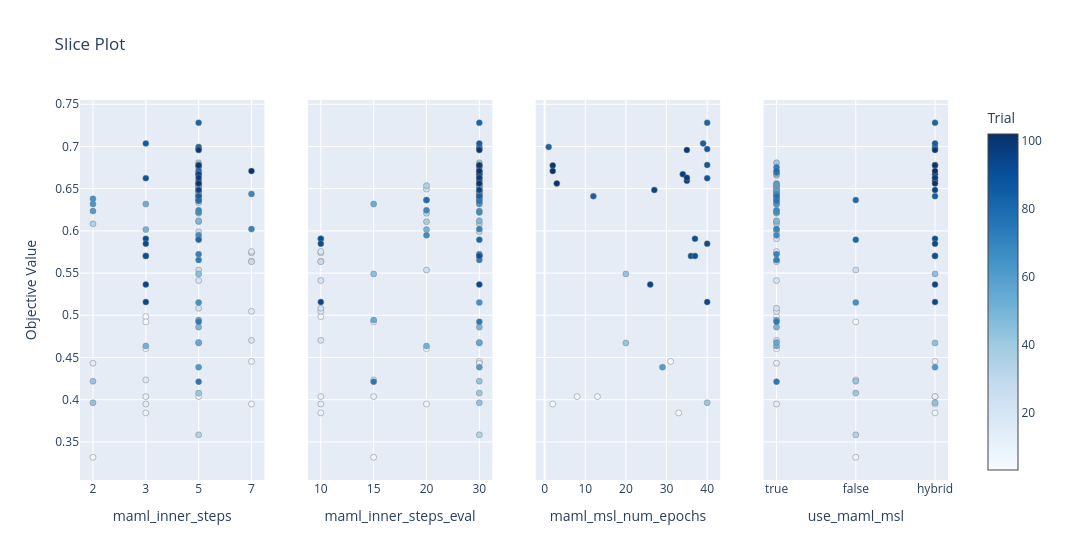

The notebook cell saved with this chart:
### Code cell
fig_slice = plot_slice(study, params=params_to_plot_MAMLPP)
fig_slice.show()

### Figure 1 — Plotly figure (JSON) as saved in the notebook; plotly's stock layout.template omitted (floating-point values rounded to 4 significant figures)
{"data": [{"marker": {"color": [3, 4, 5, 6, 7, 8, 9, 10, 11, 12, 13, 14, 15, 16, 17, 18, 19, 20, 21, 22, 23, 24, 25, 26, 27, 28, 29, 30, 31, 32, 33, 34, 35, 36, 37, 38, 39, 40, 41, 42, 43, 44, 45, 46, 47, 48, 49, 50, 51, 52, 53, 54, 55, 56, 57, 58, 59, 60, 61, 62, 63, 64, 65, 66, 67, 68, 69, 70, 71, 72, 73, 74, 75, 76, 77, 78, 79, 80, 81, 82, 83, 84, 85, 86, 87, 88, 89, 90, 91, 92, 93, 94, 95, 96, 97, 98, 99, 100, 101, 102], "colorbar": {"title": {"text": "Trial"}, "x": 1, "xpad": 40}, "colorscale": [[0, "rgb(247,251,255)"], [0.125, "rgb(222,235,247)"], [0.25, "rgb(198,219,239)"], [0.375, "rgb(158,202,225)"], [0.5, "rgb(107,174,214)"], [0.625, "rgb(66,146,198)"], [0.75, "rgb(33,113,181)"], [0.875, "rgb(8,81,156)"], [1, "rgb(8,48,107)"]], "line": {"color": "Grey", "width": 0.5}, "showscale": true}, "mode": "markers", "name": "Feasible Trial", "showlegend": false, "type": "scatter", "x": [3, 3, 3, 7, 2, 3, 7, 5, 3, 7, 3, 2, 3, 7, 7, 7, 7, 5, 5, 5, 5, 5, 5, 7, 5, 5, 5, 5, 5, 5, 5, 5, 2, 5, 5, 5, 5, 5, 5, 2, 2, 5, 5, 5, 5, 5, 5, 3, 3, 5, 3, 5, 5, 5, 5, 5, 5, 5, 5, 2, 2, 2, 5, 5, 5, 5, 7, 7, 5, 5, 5, 5, 5, 5, 5, 5, 5, 5, 5, 5, 5, 5, 3, 5, 5, 3, 3, 3, 3, 3, 3, 3, 5, 5, 5, 5, 5, 5, 5, 7], "xaxis": "x", "y": [0.4604, 0.4984, 0.4922, 0.3948, 0.3318, 0.3844, 0.4453, 0.4036, 0.4036, 0.5641, 0.3948, 0.4432, 0.4234, 0.5047, 0.574, 0.5755, 0.4703, 0.5411, 0.5906, 0.5083, 0.6333, 0.6495, 0.5536, 0.5635, 0.599, 0.6495, 0.6656, 0.6536, 0.6469, 0.6375, 0.6208, 0.3583, 0.6083, 0.6536, 0.6365, 0.6109, 0.6536, 0.6807, 0.4078, 0.4219, 0.3964, 0.4672, 0.549, 0.6443, 0.6672, 0.612, 0.4859, 0.6016, 0.4635, 0.6516, 0.6318, 0.4943, 0.4677, 0.6474, 0.6469, 0.6562, 0.6547, 0.6417, 0.4385, 0.6234, 0.6318, 0.638, 0.5151, 0.6219, 0.5948, 0.6245, 0.6438, 0.6021, 0.5724, 0.5656, 0.6755, 0.4922, 0.4214, 0.6354, 0.6411, 0.6693, 0.6714, 0.6365, 0.5896, 0.7281, 0.6995, 0.6411, 0.7036, 0.6969, 0.6781, 0.6625, 0.5703, 0.5703, 0.5906, 0.5849, 0.5156, 0.5365, 0.6484, 0.6594, 0.6672, 0.663, 0.6958, 0.6776, 0.6563, 0.6708], "yaxis": "y"}, {"marker": {"color": [3, 4, 5, 6, 7, 8, 9, 10, 11, 12, 13, 14, 15, 16, 17, 18, 19, 20, 21, 22, 23, 24, 25, 26, 27, 28, 29, 30, 31, 32, 33, 34, 35, 36, 37, 38, 39, 40, 41, 42, 43, 44, 45, 46, 47, 48, 49, 50, 51, 52, 53, 54, 55, 56, 57, 58, 59, 60, 61, 62, 63, 64, 65, 66, 67, 68, 69, 70, 71, 72, 73, 74, 75, 76, 77, 78, 79, 80, 81, 82, 83, 84, 85, 86, 87, 88, 89, 90, 91, 92, 93, 94, 95, 96, 97, 98, 99, 100, 101, 102], "colorbar": {"title": {"text": "Trial"}, "x": 1, "xpad": 40}, "colorscale": [[0, "rgb(247,251,255)"], [0.125, "rgb(222,235,247)"], [0.25, "rgb(198,219,239)"], [0.375, "rgb(158,202,225)"], [0.5, "rgb(107,174,214)"], [0.625, "rgb(66,146,198)"], [0.75, "rgb(33,113,181)"], [0.875, "rgb(8,81,156)"], [1, "rgb(8,48,107)"]], "line": {"color": "Grey", "width": 0.5}, "showscale": false}, "mode": "markers", "name": "Feasible Trial", "showlegend": false, "type": "scatter", "x": [20, 10, 15, 20, 15, 10, 30, 10, 15, 10, 10, 30, 15, 10, 10, 10, 10, 10, 10, 10, 30, 20, 20, 10, 30, 30, 30, 30, 30, 30, 20, 30, 30, 20, 20, 20, 30, 30, 30, 30, 30, 30, 15, 30, 30, 30, 30, 20, 20, 30, 15, 15, 30, 30, 30, 30, 30, 30, 30, 30, 30, 30, 30, 30, 20, 20, 30, 30, 30, 30, 30, 30, 15, 30, 30, 30, 30, 20, 30, 30, 30, 30, 30, 30, 30, 30, 30, 30, 10, 10, 10, 30, 30, 30, 30, 30, 30, 30, 30, 30], "xaxis": "x2", "y": [0.4604, 0.4984, 0.4922, 0.3948, 0.3318, 0.3844, 0.4453, 0.4036, 0.4036, 0.5641, 0.3948, 0.4432, 0.4234, 0.5047, 0.574, 0.5755, 0.4703, 0.5411, 0.5906, 0.5083, 0.6333, 0.6495, 0.5536, 0.5635, 0.599, 0.6495, 0.6656, 0.6536, 0.6469, 0.6375, 0.6208, 0.3583, 0.6083, 0.6536, 0.6365, 0.6109, 0.6536, 0.6807, 0.4078, 0.4219, 0.3964, 0.4672, 0.549, 0.6443, 0.6672, 0.612, 0.4859, 0.6016, 0.4635, 0.6516, 0.6318, 0.4943, 0.4677, 0.6474, 0.6469, 0.6562, 0.6547, 0.6417, 0.4385, 0.6234, 0.6318, 0.638, 0.5151, 0.6219, 0.5948, 0.6245, 0.6438, 0.6021, 0.5724, 0.5656, 0.6755, 0.4922, 0.4214, 0.6354, 0.6411, 0.6693, 0.6714, 0.6365, 0.5896, 0.7281, 0.6995, 0.6411, 0.7036, 0.6969, 0.6781, 0.6625, 0.5703, 0.5703, 0.5906, 0.5849, 0.5156, 0.5365, 0.6484, 0.6594, 0.6672, 0.663, 0.6958, 0.6776, 0.6563, 0.6708], "yaxis": "y2"}, {"marker": {"color": [6, 8, 9, 10, 11, 43, 44, 45, 61, 82, 83, 84, 85, 86, 87, 88, 89, 90, 91, 92, 93, 94, 95, 96, 97, 98, 99, 100, 101, 102], "colorbar": {"title": {"text": "Trial"}, "x": 1, "xpad": 40}, "colorscale": [[0, "rgb(247,251,255)"], [0.125, "rgb(222,235,247)"], [0.25, "rgb(198,219,239)"], [0.375, "rgb(158,202,225)"], [0.5, "rgb(107,174,214)"], [0.625, "rgb(66,146,198)"], [0.75, "rgb(33,113,181)"], [0.875, "rgb(8,81,156)"], [1, "rgb(8,48,107)"]], "line": {"color": "Grey", "width": 0.5}, "showscale": false}, "mode": "markers", "name": "Feasible Trial", "showlegend": false, "type": "scatter", "x": [2, 33, 31, 8, 13, 40, 20, 20, 29, 40, 1, 12, 39, 40, 40, 40, 36, 37, 37, 40, 40, 26, 27, 35, 34, 35, 35, 2, 3, 2], "xaxis": "x3", "y": [0.3948, 0.3844, 0.4453, 0.4036, 0.4036, 0.3964, 0.4672, 0.549, 0.4385, 0.7281, 0.6995, 0.6411, 0.7036, 0.6969, 0.6781, 0.6625, 0.5703, 0.5703, 0.5906, 0.5849, 0.5156, 0.5365, 0.6484, 0.6594, 0.6672, 0.663, 0.6958, 0.6776, 0.6563, 0.6708], "yaxis": "y3"}, {"marker": {"color": [3, 4, 5, 6, 7, 8, 9, 10, 11, 12, 13, 14, 15, 16, 17, 18, 19, 20, 21, 22, 23, 24, 25, 26, 27, 28, 29, 30, 31, 32, 33, 34, 35, 36, 37, 38, 39, 40, 41, 42, 43, 44, 45, 46, 47, 48, 49, 50, 51, 52, 53, 54, 55, 56, 57, 58, 59, 60, 61, 62, 63, 64, 65, 66, 67, 68, 69, 70, 71, 72, 73, 74, 75, 76, 77, 78, 79, 80, 81, 82, 83, 84, 85, 86, 87, 88, 89, 90, 91, 92, 93, 94, 95, 96, 97, 98, 99, 100, 101, 102], "colorbar": {"title": {"text": "Trial"}, "x": 1, "xpad": 40}, "colorscale": [[0, "rgb(247,251,255)"], [0.125, "rgb(222,235,247)"], [0.25, "rgb(198,219,239)"], [0.375, "rgb(158,202,225)"], [0.5, "rgb(107,174,214)"], [0.625, "rgb(66,146,198)"], [0.75, "rgb(33,113,181)"], [0.875, "rgb(8,81,156)"], [1, "rgb(8,48,107)"]], "line": {"color": "Grey", "width": 0.5}, "showscale": false}, "mode": "markers", "name": "Feasible Trial", "showlegend": false, "type": "scatter", "x": [true, true, false, "hybrid", false, "hybrid", "hybrid", "hybrid", "hybrid", true, true, true, false, true, true, true, true, true, true, true, true, true, false, true, true, true, true, true, true, true, true, false, true, true, true, true, true, true, false, false, "hybrid", "hybrid", "hybrid", true, true, true, true, true, true, true, true, true, true, true, true, true, true, true, "hybrid", true, true, true, false, true, true, true, true, true, true, true, true, true, true, true, true, true, true, false, false, "hybrid", "hybrid", "hybrid", "hybrid", "hybrid", "hybrid", "hybrid", "hybrid", "hybrid", "hybrid", "hybrid", "hybrid", "hybrid", "hybrid", "hybrid", "hybrid", "hybrid", "hybrid", "hybrid", "hybrid", "hybrid"], "xaxis": "x4", "y": [0.4604, 0.4984, 0.4922, 0.3948, 0.3318, 0.3844, 0.4453, 0.4036, 0.4036, 0.5641, 0.3948, 0.4432, 0.4234, 0.5047, 0.574, 0.5755, 0.4703, 0.5411, 0.5906, 0.5083, 0.6333, 0.6495, 0.5536, 0.5635, 0.599, 0.6495, 0.6656, 0.6536, 0.6469, 0.6375, 0.6208, 0.3583, 0.6083, 0.6536, 0.6365, 0.6109, 0.6536, 0.6807, 0.4078, 0.4219, 0.3964, 0.4672, 0.549, 0.6443, 0.6672, 0.612, 0.4859, 0.6016, 0.4635, 0.6516, 0.6318, 0.4943, 0.4677, 0.6474, 0.6469, 0.6562, 0.6547, 0.6417, 0.4385, 0.6234, 0.6318, 0.638, 0.5151, 0.6219, 0.5948, 0.6245, 0.6438, 0.6021, 0.5724, 0.5656, 0.6755, 0.4922, 0.4214, 0.6354, 0.6411, 0.6693, 0.6714, 0.6365, 0.5896, 0.7281, 0.6995, 0.6411, 0.7036, 0.6969, 0.6781, 0.6625, 0.5703, 0.5703, 0.5906, 0.5849, 0.5156, 0.5365, 0.6484, 0.6594, 0.6672, 0.663, 0.6958, 0.6776, 0.6563, 0.6708], "yaxis": "y4"}], "layout": {"title": {"text": "Slice Plot"}, "width": 1200, "xaxis": {"anchor": "y", "categoryarray": [2, 3, 5, 7], "categoryorder": "array", "domain": [0, 0.2125], "title": {"text": "maml_inner_steps"}, "type": "category"}, "xaxis2": {"anchor": "y2", "categoryarray": [10, 15, 20, 30], "categoryorder": "array", "domain": [0.2625, 0.475], "title": {"text": "maml_inner_steps_eval"}, "type": "category"}, "xaxis3": {"anchor": "y3", "domain": [0.525, 0.7375], "title": {"text": "maml_msl_num_epochs"}}, "xaxis4": {"anchor": "y4", "categoryarray": [true, false, "hybrid"], "categoryorder": "array", "domain": [0.7875, 1], "title": {"text": "use_maml_msl"}, "type": "category"}, "yaxis": {"anchor": "x", "domain": [0, 1], "title": {"text": "Objective Value"}}, "yaxis2": {"anchor": "x2", "domain": [0, 1], "matches": "y", "showticklabels": false}, "yaxis3": {"anchor": "x3", "domain": [0, 1], "matches": "y", "showticklabels": false}, "yaxis4": {"anchor": "x4", "domain": [0, 1], "matches": "y", "showticklabels": false}}}
